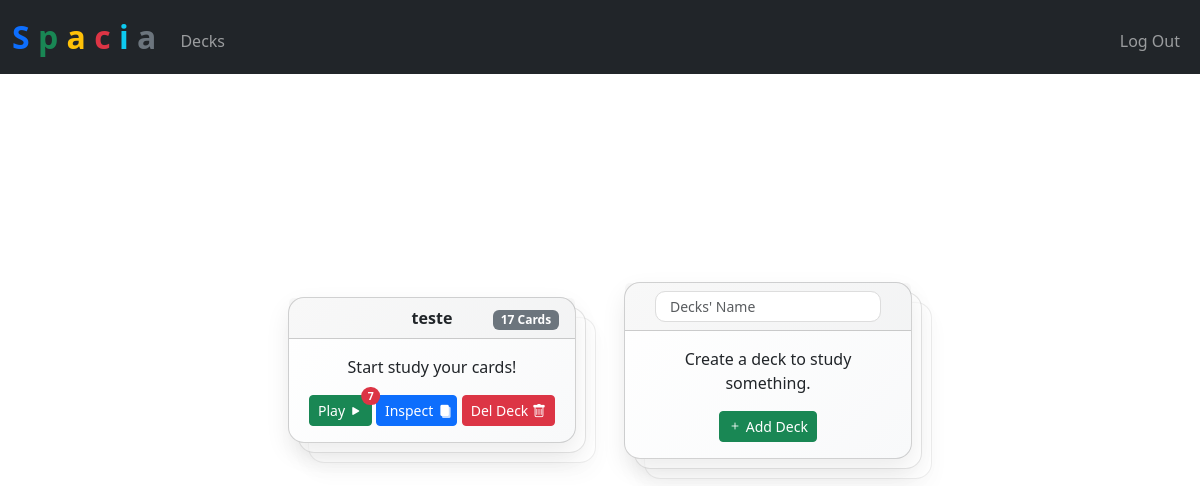
The app's page /decks (signed in) with its own data.
### tables this page shows
CREATE TABLE decks (
    id INTEGER PRIMARY KEY AUTOINCREMENT,
    user_id INTEGER NOT NULL,
    name TEXT NOT NULL,
    created_at DATETIME DEFAULT CURRENT_TIMESTAMP,

    FOREIGN KEY (user_id) REFERENCES users(id) ON DELETE CASCADE
);

### src/main.py (the view)
@app.route("/decks")  # type: ignore
def decks() -> str:
    decks = db.execute(  # type: ignore
        """SELECT
            d.id,
            d.name,

            COUNT(c.id) AS card_count,

            COUNT(
                CASE
                    WHEN c.due <= strftime('%s', 'now') THEN 1
                END
            ) AS num_play_cards

        FROM decks d
        LEFT JOIN cards c ON c.deck_id = d.id
        WHERE d.user_id = ?
        GROUP BY d.id, d.name""",
        session["user_id"],
    )
    return render_template("decks.html", decks=decks)

### src/main.py (called while the page is built)
@app.after_request
def after_request(response: Response) -> Response:
    response.headers["Cache-Control"] = "no-cache, no-store, must-revalidate"
    response.headers["Expires"] = 0
    response.headers["Pragma"] = "no-cache"
    return response

### src/templates/decks.html (shortened to what this page needs)
{% extends "layout.html" %}  {% block main %}
<ul
  id="deck-list"
  class="list-group list-group-clean list-group-horizontal d-flex flex-nowrap overflow-auto"
>
  {% for deck in decks %}
  <li
    data-id="{{ deck.id }}"
    class="list-group-item list-group-item-secondary flex-shrink-0 me-3"
  >
    <div class="deck-container">
      <div class="deck-wrapper">
        <div class="card flashcard text-dark bg-light">
          <div class="card-header">
            <div class="row align-items-center">
              <div class="col-4 text-center fw-semibold">{{ deck.name }}</div>
              <div class="col-4 text-end">
                <span class="badge bg-secondary ms-auto">
                  {{deck.card_count}} Cards
                </span>
              </div>
            </div>
          </div>
          <div class="card-body">
            <p class="card-text">Start study your cards!</p>
            <div class="d-grid gap-2 d-md-block">
              <a
                type="button"
                class="btn btn-sm btn-success position-relative"
                href="{{url_for('play', deck_id = deck.id)}}"
              >
                Play {% if deck.num_play_cards > 0 %}
                <span
                  class="position-absolute top-0 start-100 translate-middle badge rounded-pill bg-danger"
                >
                  {{deck.num_play_cards}}
                </span>
                {% endif %}
                <i class="bi bi-play-fill"></i>
              </a>
              <a
                type="button"
                class="btn btn-sm btn-primary d-inline-flex align-items-center"
                href="{{url_for('cards', deck_id = deck.id)}}"
              >
                Inspect
                <span class="icon-deck me-1">
                  <i class="bi bi-file-fill"></i>
                  <i class="bi bi-file-fill"></i>
                  <i class="bi bi-file-fill"></i>
                </span>
              </a>
              <button type="button" class="btn btn-sm btn-danger delete-deck">
                Del Deck
                <i class="bi bi-trash"></i>
              </button>
            </div>
          </div>
        </div>
      </div>
    </div>
  </li>
  {% endfor %}
  <li class="list-group-item list-group-item-secondary flex-shrink-0">
    <div class="deck-container">
      <div class="deck-wrapper">
        <div class="card flashcard text-dark bg-light">
          <div class="card-header">
            <input
              id="deck-name"
              autocomplete="off"
              autofocus
              class="form-control form-control-sm mx-auto w-auto"
              name="deck-name"
              placeholder="Decks' Name"
              type="text"
            />
          </div>
          <div class="card-body">
            <p class="card-text">Create a deck to study something.</p>
            <button id="add-deck" type="button" class="btn btn-sm btn-success">
              <i class="bi bi-plus"></i>
              Add Deck
            </button>
          </div>
        </div>
      </div>
    </div>
  </li>
</ul>
{% endblock %}

### src/static/styles.css (style rules this page uses)
.list-group { justify-content: center; }
.list-group-item { width: 20rem; }
.list-group-clean .list-group-item { background-color: transparent; border: none; }
.deck-container { min-height: 60vh; display: flex; align-items: center; justify-content: center; }
.deck-wrapper { position: relative; width: 100%; max-width: 26.25rem; }
.flashcard { position: relative; z-index: 2; border-radius: 1rem; background: linear-gradient(135deg, #ffffff, #f8f9fa); box-shadow: 0 10px 25px rgba(0, 0, 0, 0.08); transition: transform 0.2s ease, box-shadow 0.2s ease; }
.icon-deck { position: relative; display: inline-block; width: 0.8em; height: 0.8em; vertical-align: text-bottom; }
.icon-deck i { position: absolute; font-size: 0.8em; line-height: 0.8; color: currentColor; }
.icon-deck i:nth-child(1) { transform: translate(2px, 2px); opacity: 0.4; }
.icon-deck i:nth-child(2) { transform: translate(1.5px, 1.5px); opacity: 0.6; }
.form-control { border-radius: 10px; padding-left: 14px; border: 1px solid #ddd; }

### records on screen
decks: name "teste", card_count "17", num_play_cards "7"
